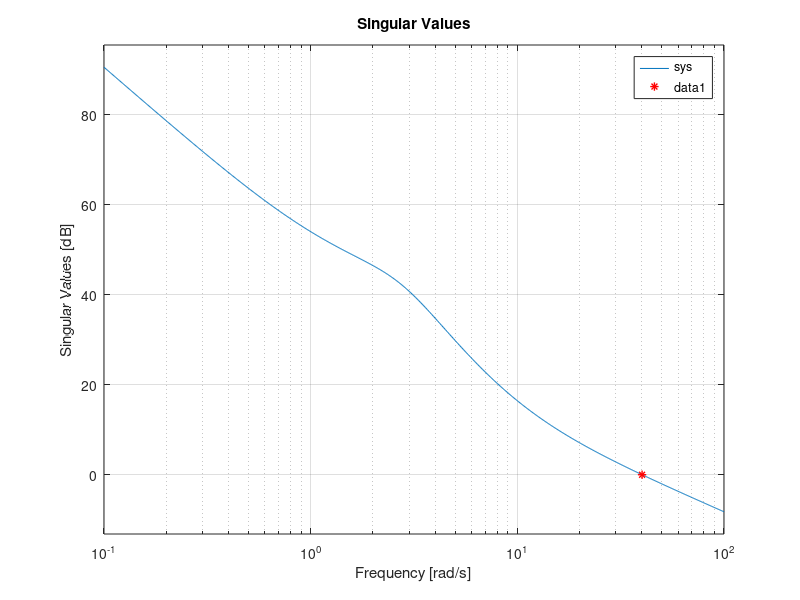

This figure's MATLAB source:
clear all; close all; clc;

%% DATI

% x1 = angle of attack
% x2 = pitch angle
% x3 = pitch rate
% x4 = altitude
% y1 = pitch angle
% y2 = altitude
% y3 = velocità * angolo di v rispetto all'orizzonte

% matrici del sistema
A = [-1.2822  0      0.98     0
     0        0      1        0
     -5.4293  0      -1.8366  0
     -128.2   128.2  0        0];

B = [-0.3
      0
      -17
      0   ];

C = [0       1      0  0
     0       0      0  1
     -128.2  128.2  0  0];

D = [0
     0
     0];

sys = ss(A, B, C, D)
s = tf('s');
% sigma(sys)
% grid on
% xlim([10^(-10) 10^(10)])
% ylim([-500 500])

C_states = eye(length(A));
D_states = zeros(length(B), 1);

% stati iniziali
x0 = [deg2rad(0) deg2rad(15) 0 -300];

% riferimento
x_ref = [0 0 0 0]; % si considera come eq = 0 questio stati [0 0 128.2 5000]

% vincoli
u_max = deg2rad(15);
u_min = deg2rad(-15);

x2_max = deg2rad(20);
x2_min = deg2rad(-20);
over_shot_constraint =  0.1 * x0(4);

%% 1)

T_sim = 40;

Q1 = 1*eye(length(A));
R1 = 1;
[k_LQ1, P, cl_poles] = lqr(A, B, Q1, R1); 

Q2 = 1000*eye(length(A));
R2 = 1;
[k_LQ2, P, cl_poles] = lqr(A, B, Q2, R2); 

Q3 = 1*eye(length(A));
R3 = 100;
[k_LQ3, P, cl_poles] = lqr(A, B, Q3, R3); 

Q4 = 1*eye(length(A));
R4 = 10000;
[k_LQ4, P, cl_poles] = lqr(A, B, Q4, R4); 

% sim_1

%% 2) 
sigma(sys)
[sv,w_out] = sigma(sys);

for i = 1:length(w_out)
    if sv(i) <= 1
        tep = i;
        break
    end
end

omega_taglio = w_out(i-1);
grid on
hold on
plot(omega_taglio,0,'*','color','r','LineWidth',1)
gain_taglio = sv(i-1);  
omega_sampling = 2 * omega_taglio;
T_sampling = 2*pi/omega_sampling;

sysd = c2d(sys,T_sampling);

Q_d = Q4; 
R_d = R4;
[Klqr_d, P_d, CLP_d] = dlqr(sysd.A, sysd.B, Q_d, R_d);

% sim 2

%% 3)  multiple MPC cases no info on constraints

N1 = 5;
Q1 = Q_d; 
S1 = Q_d; 
R1 = R_d;
% P_d is the P_ of the infinite horizon with 
% Q_d = Q4 and R_d = R4

N2 = 5;
Q2 = Q_d; 
S2 = 100 * Q_d;
R2 = R_d;

N3 = 100;
Q3 = Q_d; 
S3 = Q_d; 
R3 = R_d;

N4 = 5;
Q4 = Q_d; 
S4 = P_d;
R4 = R_d;

%% 4) 

N5 = 100;
Q5 = Q_d; 
S5 = P_d;
R5 = R_d;

N6 = 100;
Q6 = 50 * Q_d; 
S6 = P_d;
R6 = R_d;

N7 = 100;
Q7 = Q_d; 
S7 = P_d;
R7 = 50 * R_d;


%% 5)
% sim


%% 6)

% sim

